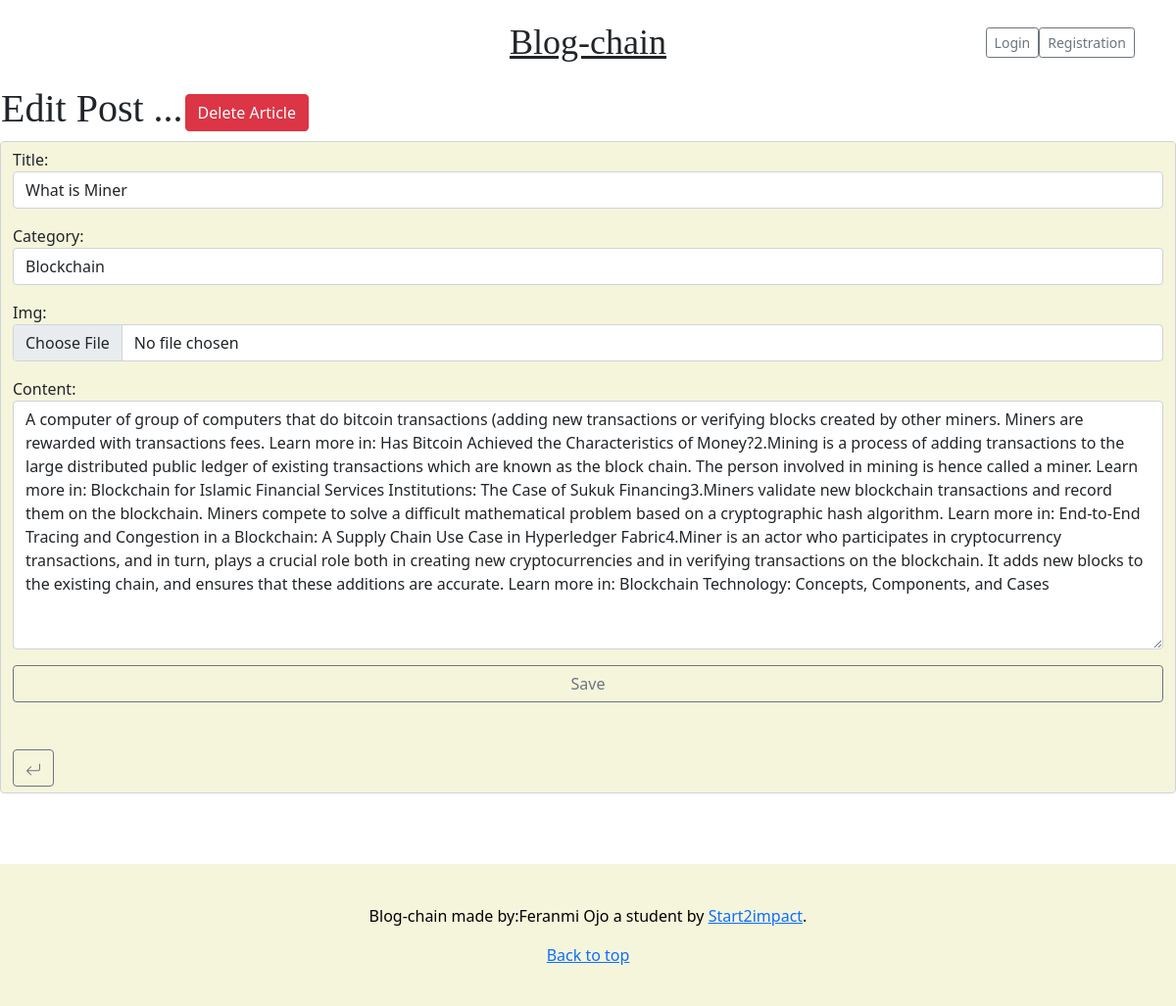
The app's page /articles/article/edit/what-is-miner/ with its own data.
### articles/models.py (models this page shows, shortened)
class Article(models.Model):
    DRAFT= 'DRRAFT'
    PUBLISHED='PUBLISHED'
    STATUS_CHOICES=(
        (DRAFT,'Draft'),
        (PUBLISHED,'Published')
    )
    status = models.CharField(max_length=10, choices=STATUS_CHOICES,default=PUBLISHED)
    TECNOLOGY = 'TC'
    BLOCKCHAIN='BC'
    SPORT = 'SP'
    GENERAL_CULTURE = 'GC'
    ANIME ='AN'
    FREE_TIME = 'FT'
    CATEGORIES = [
         (TECNOLOGY,'Technology'),
        (BLOCKCHAIN,'Blockchain'),
         ( SPORT,'Sport'),
        (GENERAL_CULTURE,'General culture'),
        (ANIME ,'Anime'),
        (FREE_TIME,'Free time')
    ]
    category= models.CharField(choices= CATEGORIES,default='FT',max_length=2)
    title= models.CharField(max_length=250)
    slug= models.SlugField(max_length=250,null=False, unique=True)
    img= models.ImageField(upload_to="images/", blank=True, null=True)
    content= models.TextField(max_length=5000)
    author= models.ForeignKey(settings.AUTH_USER_MODEL, on_delete=models.CASCADE)
    created= models.DateTimeField(default=timezone.now)
    published=models.DateTimeField(default=timezone.now)
    updated=models.DateTimeField(auto_now=True)
    address = models.CharField(max_length=66, default=None, null=True)
    hash = models.CharField(max_length=32, default=None, null=True)
    txId = models.CharField(max_length=66, default=None, null=True)
    class Meta:
        ordering = ("-updated","-published")

### articles/views.py (the view, shortened to what this page needs)
# urls.py: path('article/edit/<slug:slug>/', views.UpdateArticleView.as_view(), name='article-edit'),
class UpdateArticleView(UpdateView):
    model = Article
    form_class = ArticleEditForm
    template_name = 'articles/article_edit.html'

### articles/forms.py
class ArticleEditForm(forms.ModelForm):
    class Meta:
        model = Article
        fields = ('title','category','img', 'content',)
        widgets = {
            'title': forms.TextInput(attrs={'class': 'form-control'}),
            'category': forms.Select(attrs={'class': 'form-control'}),
            'img': forms.FileInput(attrs={'class': 'form-control'}),
            'content': forms.Textarea(attrs={'class': 'form-control'}),
        }

### articles/templates/articles/article_edit.html (shortened to what this page needs)
{% extends 'blog/base.html' %}
{% block page_content %}
    <table>
        <td><h1>Edit Post ...</h1></td>
        <td><a class="btn btn-danger" href="{%url 'articles:article-delete' object.slug%}"> Delete Article</a></td>
    </table>
     <div class="form-group">
         <form method="POST" class="form-control" enctype="multipart/form-data" style="background-color: #F5F5DC;">
             {{ form.as_p }}
             <div class="d-grid gap-2" >
                <input type="submit" class="save btn btn-outline-secondary" value="Save">
             </div>
             <br>
            <br>
            <a class="btn btn-outline-secondary" href="{%url 'articles:article-detail' object.slug%}">
            </a>
         </form>
     </div>
{% endblock %}

### blog/static/css/blog.css (style rules this page uses)
h1, h2, h3, h4, h5, h6 { font-family: "Playfair Display", Georgia, "Times New Roman", serif; }

### records on screen
Article: title "What is Miner", category "Blockchain", content "A computer of group of computers that do bitcoin transactions (adding new transactions or verifying blocks created by other miners. Miners are rewarded with transactions fees. Learn more in: Has Bitcoin Achieved the Characteristics of Money?2.Mining is a process of adding transactions to the large distributed public ledger of existing transactions which are known as the block chain. The person involved in mining is hence called a miner. Learn more in: Blockchain for Islamic Financial Services Institutions: The Case of Sukuk Financing3.Miners validate new blockchain transactions and record them on the blockchain. Miners compete to solve a difficult mathematical problem based on a…"
